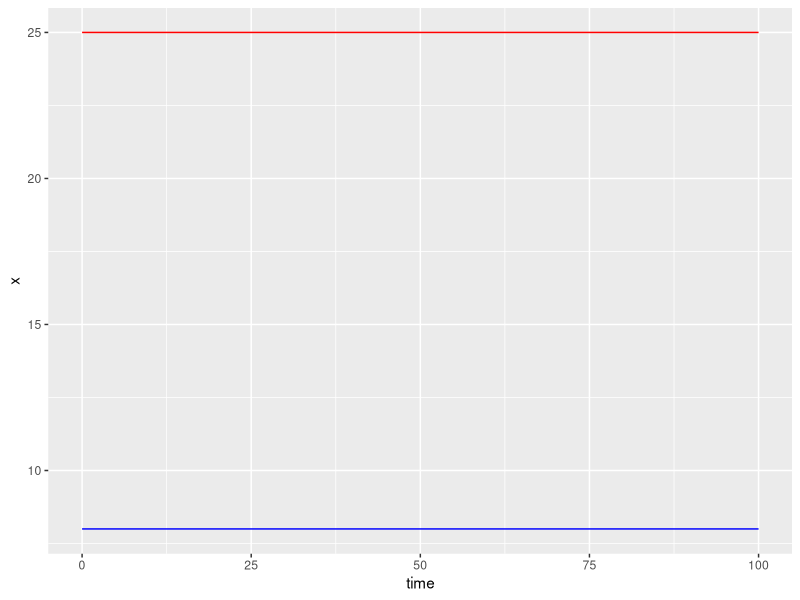
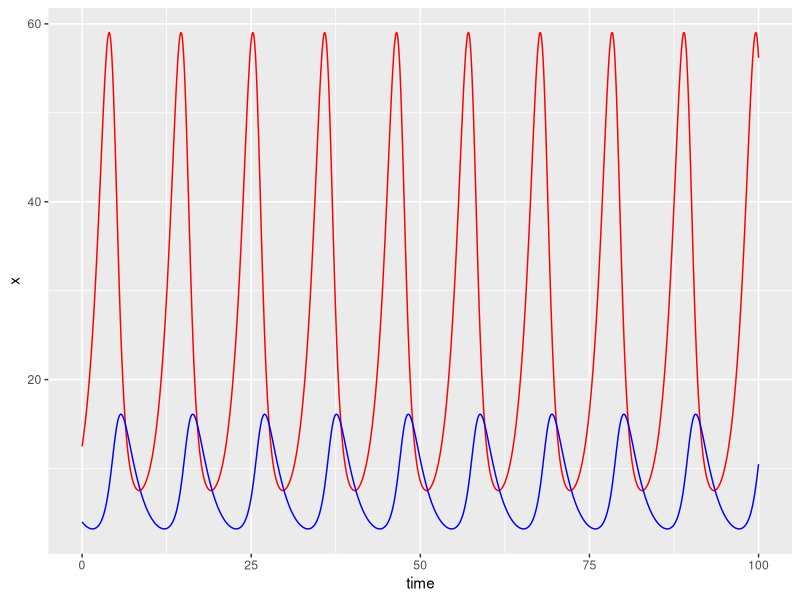
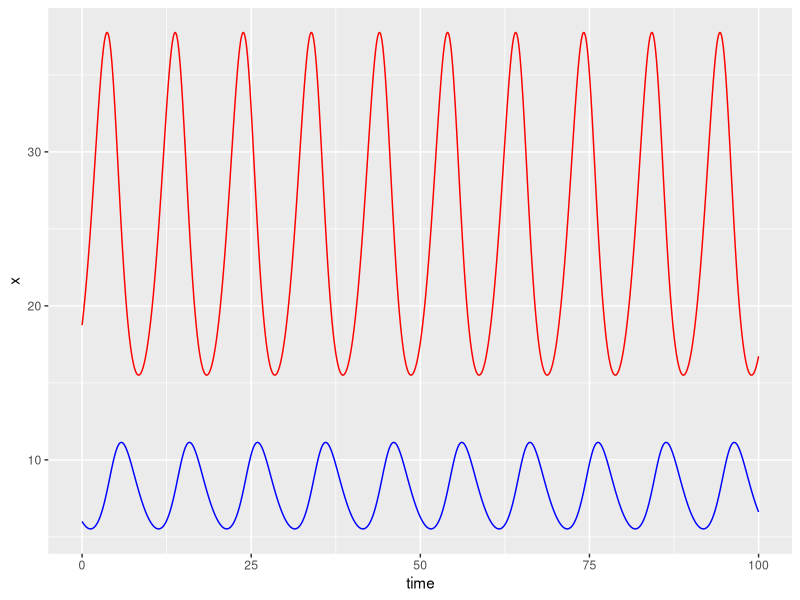
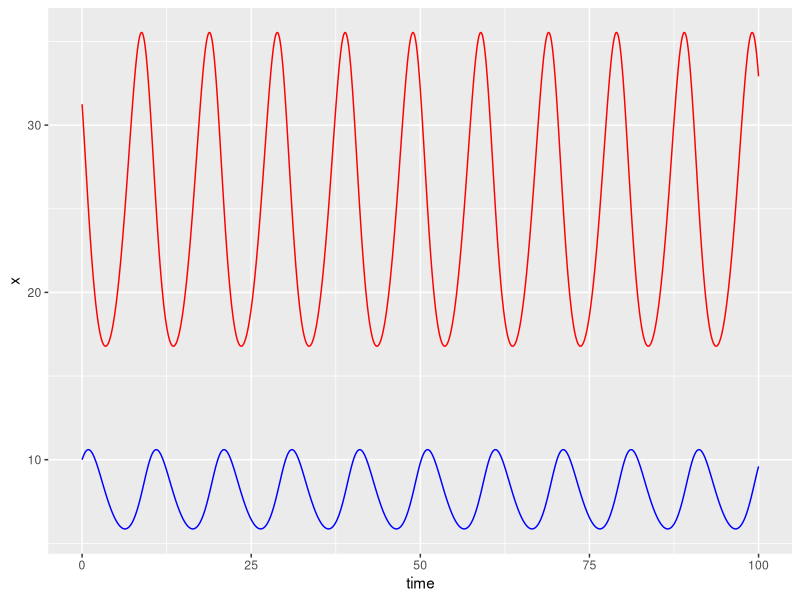
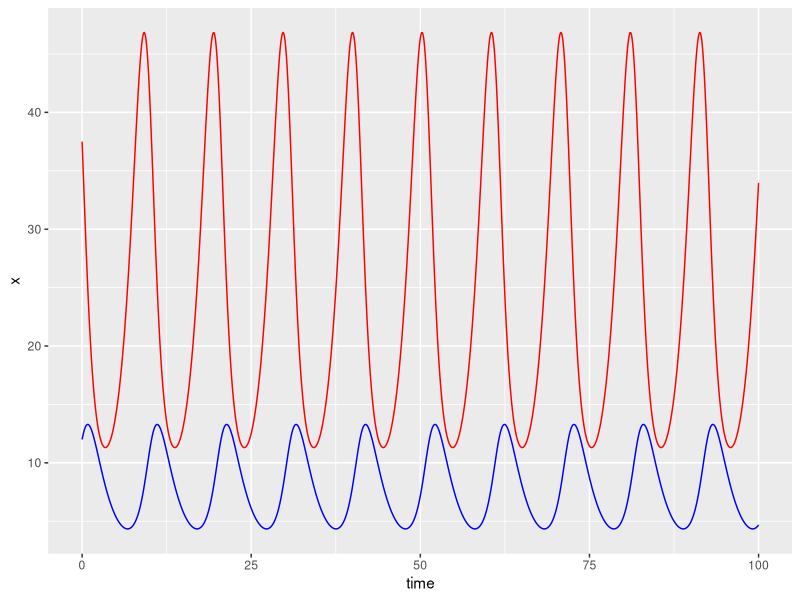
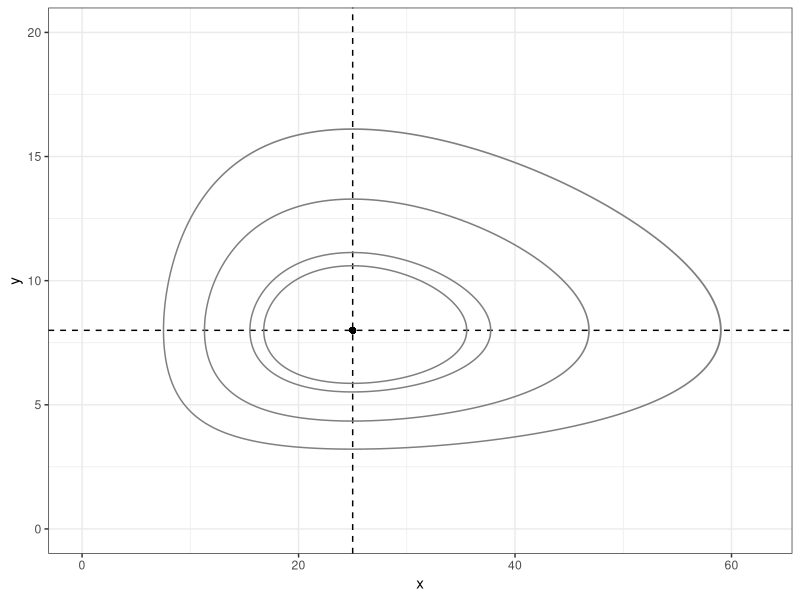

Write the R code that produced these figures, in order. (Note: this script raises an error after producing the figures.)
library(tidyverse)
library(deSolve)

### Predator-prey Model-------------------
## Create a vector of parameters
param_eq<-c(alpha<-0.8,
            beta<-0.1,
            delta<-0.02,
            gamma<-0.5)
#therefore, equilibrium occurs at (25, 8)
xo_eq<-gamma/delta
yo_eq<-alpha/beta

#include additional starting population sizes
#0.5x
xo1<-.5*xo_eq
yo1<-.5*yo_eq

#0.75x
xo2<-.75*xo_eq
yo2<-.75*yo_eq

#1.25x
xo3<-1.25*xo_eq
yo3<-1.25*yo_eq

#1.5x
xo4<-1.5*xo_eq
yo4<-1.5*yo_eq


## Create state variables (prey and predator population sizes) as a vector with their initial values
state_eq<-c(x=xo_eq,
            y=yo_eq)

state1<-c(x=xo1,
          y=yo1)

state2<-c(x=xo2,y=yo2)

state3<-c(x=xo3,y=yo3)

state4<-c(x=xo4,y=yo4)


## Model equations
LVpred<-function(t,state,parameters){
  with(as.list(c(state,parameters)),{
    #rate of change equations
    dxdt<-(alpha*x)-(beta*x*y)
    dydt<-(delta*x*y)-(gamma*y)
    
    #returns rate of change
    list(c(dxdt,dydt))
  })
}


## Model application
#time specification
times<-seq(0,100,by=.1)

#model integration
ode(y=state_eq,times=times,func=LVpred,parms=param_eq) %>%
  as_tibble() -> outDF_eq

ode(y=state1,times=times,func=LVpred,parms=param_eq) %>%
  as_tibble() -> outDF1

ode(y=state2,times=times,func=LVpred,parms=param_eq) %>%
  as_tibble() -> outDF2

ode(y=state3,times=times,func=LVpred,parms=param_eq) %>%
  as_tibble() -> outDF3

ode(y=state4,times=times,func=LVpred,parms=param_eq) %>%
  as_tibble() -> outDF4


## Plot data
# Abundance vs. time
ggplot(outDF_eq) +
  geom_line(aes(time,x),color="red") +
  geom_line(aes(time,y),color="blue") 

ggplot(outDF1) +
  geom_line(aes(time,x),color="red") +
  geom_line(aes(time,y),color="blue") 

ggplot(outDF2) +
  geom_line(aes(time,x),color="red") +
  geom_line(aes(time,y),color="blue") 

ggplot(outDF3) +
  geom_line(aes(time,x),color="red") +
  geom_line(aes(time,y),color="blue") 

ggplot(outDF4) +
  geom_line(aes(time,x),color="red") +
  geom_line(aes(time,y),color="blue") 


# Predator vs. prey
ggplot(outDF_eq) +
  theme_bw() +
  geom_point(aes(x,y),color="black") +
  geom_hline(yintercept=yo_eq,linetype=2,color="black") +
  geom_vline(xintercept=xo_eq,linetype=2,color="black") +
  geom_path(data=outDF1,aes(x,y),color="gray50") +
  geom_path(data=outDF2,aes(x,y),color="gray50") +
  geom_path(data=outDF3,aes(x,y),color="gray50") +
  geom_path(data=outDF4,aes(x,y),color="gray50") +
  xlim(0,(2.5*xo_eq)) +
  ylim(0,(2.5*yo_eq))
  


### More flexible, concise coding
## Build DF of states
#set parameters
params<-c(alpha<-0.8,
          beta<-0.1,
          delta<-0.02,
          gamma<-0.5)

#select initial population sizes
xo<-22
yo<-7

inits<-c(x=xo,y=yo)

#build DF of 'graduated' initial population sizes
stateDF<-tibble(x=seq(0.5,1.5,.25)*(gamma/delta),
                y=seq(0.5,1.5,.25)*(alpha/beta),
                text=c("0.5x","0.75x","1x","1.25x","1.25x"))


## Develop population DFs
#create function for ode()
LVpred<-function(t,state,parameters){
  with(as.list(c(state,parameters)),{
    #rate of change equations
    dxdt<-(alpha*x)-(beta*x*y)
    dydt<-(delta*x*y)-(gamma*y)
    
    #returns rate of change
    list(c(dxdt,dydt))
  })
}

#time specification
times<-seq(0,100,by=.1)

#iteratively run function on stateDF
apply(stateDF[,1:2],1,
      function(x) as_tibble(ode(x %>% as.numeric() %>% setNames(c("x","y")),
                                times,LVpred,params))) -> predList 

Map(cbind,predDF1,text=stateDF[[3]]) %>%
  do.call("rbind",.) -> predDF
                                            

#run function on initial population sizes
ode(inits,times,LVpred,params) %>%
  as_tibble() -> user_predDF


## Build plot phases and add plot of initial population sizes
ggplot(data=predDF) +
  theme_bw() +
  geom_path(aes(x,y,group=text),color="gray80") +
  geom_text(aes(max(x),max(y),group=text,label=text)) +
  geom_hline(yintercept=alpha/beta,linetype=2,color="black") +
  geom_vline(xintercept=gamma/delta,linetype=2,color="black") 


geom_path(data=predDFl[[1]],aes(x,y),color="gray50") +
  geom_text(data=predDFl[[1]],aes(x,y),label="test") +
  geom_path(data=predDFl[[2]],aes(x,y),color="gray50") +
  geom_path(data=predDFl[[4]],aes(x,y),color="gray50") +
  geom_path(data=predDFl[[5]],aes(x,y),color="gray50") +
  geom_path(data=user_predDF,aes(x,y),color="red") +
  xlim(0,pmax(2.5*(gamma/delta),2.5*xo)) +
  ylim(0,pmax(2.5*(alpha/beta),2.5*yo))


## Plot x and y vs time
ggplot(data=user_predDF) +
  geom_line(aes(time,x),color="red") +
  geom_line(aes(time,y),color="blue") +
  theme_bw()
  
  
